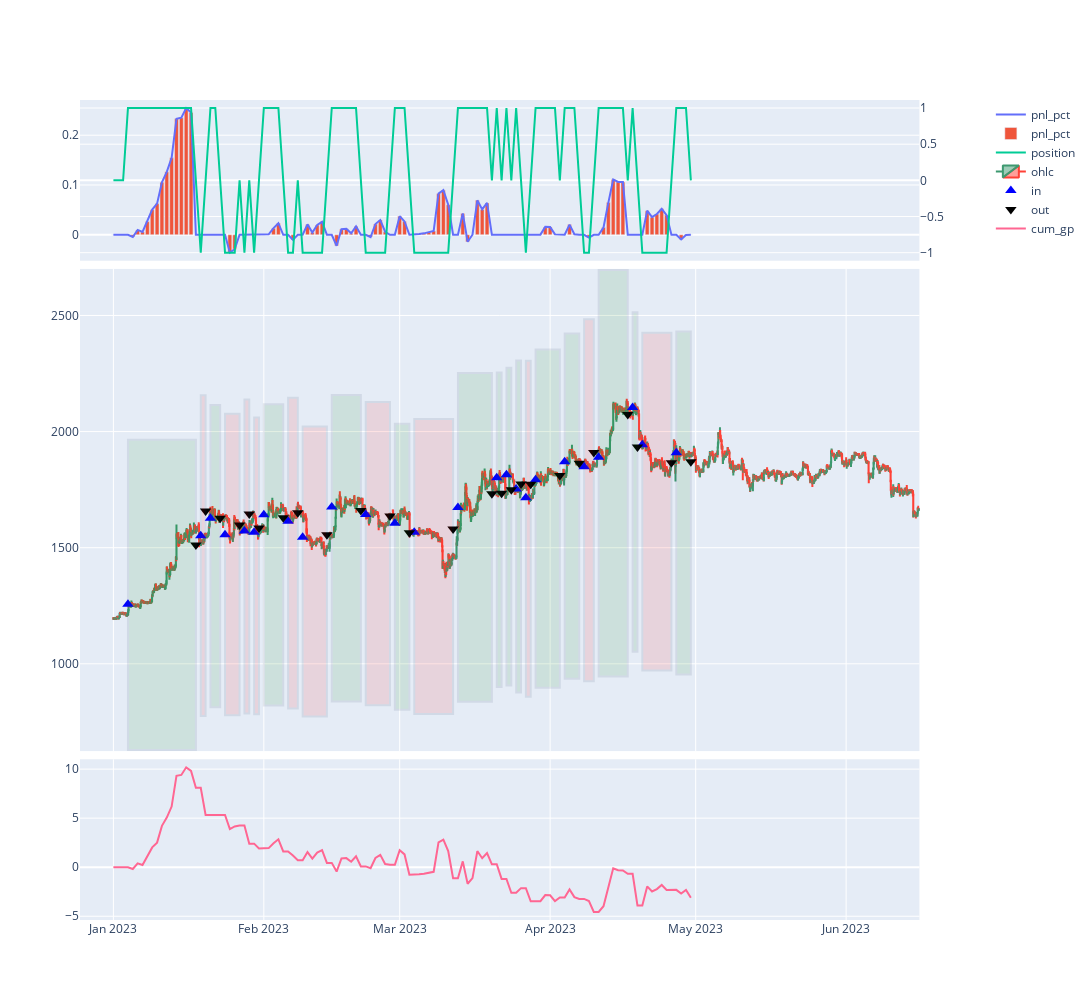

Notebook source saved alongside this figure:
### Code cell
#from plot import *

w.report.plot_asset(symbol = SYMBOLS[0])
